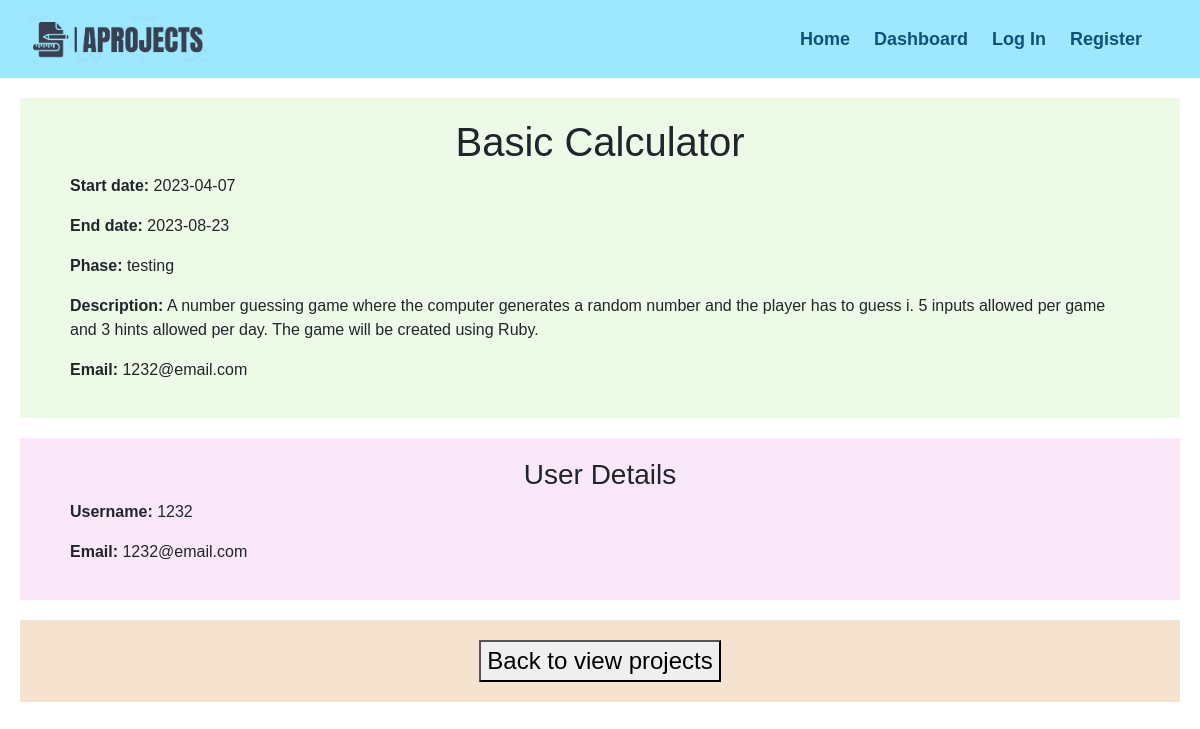
The page /projectdetails.php?pid=1 on the database its author committed.
### tables this page shows
CREATE TABLE `projects` (
  `pid` int UNSIGNED NOT NULL,
  `title` varchar(100) NOT NULL,
  `start_date` date DEFAULT NULL,
  `end_date` date DEFAULT NULL,
  `phase` enum('design','development','testing','deployment','complete') DEFAULT NULL,
  `description` varchar(500) DEFAULT NULL,
  `uid` int UNSIGNED NOT NULL
);

CREATE TABLE `users` (
  `uid` int UNSIGNED NOT NULL,
  `username` varchar(255) NOT NULL,
  `password` varchar(255) NOT NULL,
  `email` varchar(255) NOT NULL
);

### projectdetails.php (the view, shortened to what this page needs)
<!DOCTYPE html>
<html lang="en">
<head>
    <link href="https://cdn.jsdelivr.net/npm/bootstrap@5.3.0-alpha1/dist/css/bootstrap.min.css" rel="stylesheet"
 />
    <link rel="stylesheet" type="text/css" href="css/style2.css" />
</head>
<body>
    <header id="main-header">
        <div id="logo">
            <img src="img/Topleft-logo.png" alt="TopLeft Logo" style="width: 40%; height: auto" />
        </div>
        <nav class="navigation-container">
            <ul class="navigation">
                <li><a href="projectlist.php">Home</a></li>
                <li><a href="dashboard.php">Dashboard</a></li>
                <li><a href="login.php">Log In</a></li>
                <li><a href="register.php">Register</a></li>
            </ul>
        </nav>
    </header>
    <?php
    require_once("connectdb.php");
    if (isset($_GET['pid'])) {
        $pid = $_GET['pid'];
        $query = "SELECT * FROM projects WHERE pid=?";
        $stmt = $db->prepare($query);
        $stmt->execute([$pid]);
        $project = $stmt->fetch(PDO::FETCH_ASSOC);
    } else {
        echo "<p class='errorbox'>Invalid project ID</p>";
        exit;
    }
    $uquery = "SELECT * FROM users WHERE uid=?";
    $ustmt = $db->prepare($uquery);
    $ustmt->execute([$project['uid']]);
    $urow = $ustmt->fetch(PDO::FETCH_ASSOC);
    ?>
    <div class="prodesc">
        <h1>
            <?php echo $project['title']; ?>
        </h1>
        <p><strong>Start date:</strong>
            <?php echo $project['start_date']; ?>
        </p>
        <p><strong>End date:</strong>
            <?php echo $project['end_date']; ?>
        </p>
        <p><strong>Phase:</strong>
            <?php echo $project['phase']; ?>
        </p>
        <p><strong>Description:</strong>
            <?php echo $project['description']; ?>
        </p>
        <p><strong>Email:</strong>
            <?php echo $urow['email'];
            ; ?>
        </p>
    </div>
    <div class="userprodesc">
        <h3>
            User Details
        </h3>
        <p><strong>Username:</strong>
            <?php echo $urow['username']; ?>
        </p>
        <p><strong>Email:</strong>
            <?php echo $urow['email']; ?>
        </p>
    </div>
    <div class="viewback">
        <a href="projectlist.php"><button> Back to view projects </button></a>
    </div>
</body>
</html>

### css/style2.css (style rules this page uses)
#main-header { display: flex; align-items: center; padding: 15px 50px 50px 30px; padding-bottom: 15px; justify-content: space-between; width: 100%; flex-wrap: wrap; margin: 0 auto; background-color: #9ee8ff; }
.navigation, .navigation * { margin: 0; padding: 0; list-style: none; }
.navigation li { position: relative; white-space: nowrap; float: left; margin-left: 8px; }
.navigation a { padding: 8px; text-decoration: none; display: inline-block; color: rgb(15, 81, 122); font-family: "Raleway", sans-serif; font-weight: 600; font-size: 18px; outline: none; }
.navigation > li > a:before { content: ""; position: absolute; width: 0; height: 2px; bottom: 0; left: 0; visibility: hidden; transition: all 1s ease-in-out 0s; visibility: visible; width: 100%; }
.prodesc { font-family: Arial, sans-serif; align-items: center; align-content: center; text-align: center; padding: 20px 50px; margin: 20px; background-color: rgb(237, 250, 232); }
.prodesc p { align-items: left; align-content: left; text-align: left; }
.prodesc h1 { align-items: center; align-content: center; text-align: center; }
.userprodesc { font-family: Arial, sans-serif; align-items: center; align-content: center; text-align: center; padding: 20px 50px; margin: 20px; background-color: rgb(248, 232, 250); }
.userprodesc p { align-items: left; align-content: left; text-align: left; }

### projectdetails.php (style rules this page uses)
.viewback { font-family: Arial, sans-serif; font-size: x-large; align-items: center; align-content: center; text-align: center; padding: 20px 50px; margin: 20px; background-color: rgb(245, 227, 207); }

### rows shown on the page
projects: title "Basic Calculator", start_date "2023-04-07", end_date "2023-08-23", phase "testing", description "A number guessing game where the computer generates a random number and the player has to guess i. 5 inputs allowed per game and 3 hints allowed per day. The game will be created using Ruby."
users: email "1232@email.com", username "1232"
